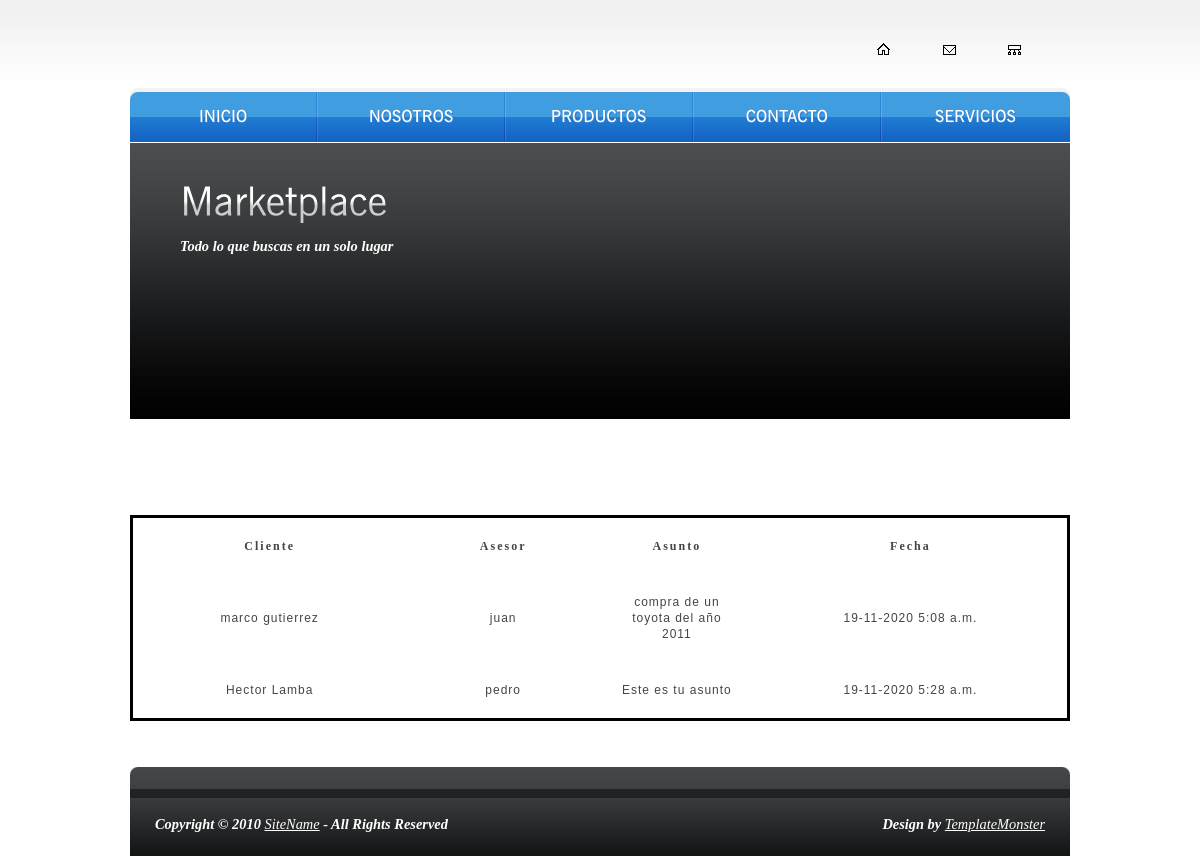
Screenshot of /contrata/listar/ with the database file from the repository.
### main/models.py (models this page shows)
class Contrata(models.Model):
    asunto = models.CharField(max_length=200)
    fecha = models.DateTimeField(auto_now_add=True)
    asesor = models.ForeignKey(Asesor, on_delete=models.PROTECT)
    cliente = models.ForeignKey(Cliente, on_delete=models.PROTECT)

class Cliente(models.Model):
    nombre = models.CharField(max_length=50)
    apellido = models.CharField(max_length=50)
    telefono = models.CharField(max_length=9)
    direccion = models.CharField(max_length=100)

class Asesor(models.Model):
    nombre = models.CharField(max_length=100)
    tipo_documento = models.CharField(max_length=20)
    documento = models.CharField(max_length=11)
    telefono = models.CharField(max_length=9)
    correo = models.CharField(max_length=50, null=True)
    funcion = models.CharField(max_length=200)
    precio = models.DecimalField(max_digits=19, decimal_places=2)
    foto = models.ImageField(blank=True, upload_to='asesor/')
    region = models.ForeignKey(Region, on_delete=models.PROTECT)

### main/views.py (the view)
# urls.py: path('contrata/listar/',views.listarContrata ,name="listarContrata"),
def listarContrata(request):
    contratas = Contrata.objects.all()
    context = {'contratas': contratas,}
    return render(request,'contrata/listar.html',context)

### templates/contrata/listar.html (shortened to what this page needs)
{% extends "base/base.html" %}
{% load staticfiles %}
{% block content %}
<br>
<br>
<br>
<br>
<br>
<br>
<table>
    <thead>
        <tr>
            <th>Cliente</th>
            <th>Asesor</th>
            <th>Asunto</th>
            <th>Fecha</th>
        </tr>
    </thead>
    <tbody>
        {% for contrata in contratas %}
        <tr>
            <td>{{ contrata.cliente.nombre }} {{ contrata.cliente.apellido }}</td>
            <td>{{ contrata.asesor.nombre }}</td>
            <td>{{ contrata.asunto }}</td>
            <td>{{contrata.fecha|date:"d-m-Y P" }}</td>
        </tr>
        {% endfor %}
    </tbody>
</table>
<br>
{% endblock %}

### static/css/style.css (style rules this page uses)
* { margin:0; padding:0; }
html { min-width:940px; }
body { background:url(../images/tail-top.gif) repeat-x left top #fff; font-family:Tahoma, Arial, helvetica, sans-serif; font-size:100%; line-height:1em; color:#454545; min-width:940px; }

### templates/contrata/listar.html (style rules this page uses)
table { table-layout: fixed; width: 100%; border-collapse: collapse; border: 3px solid black; }
thead th:nth-child(1) { width: 30%; }
thead th:nth-child(2) { width: 20%; }
thead th:nth-child(3) { width: 15%; }
thead th:nth-child(4) { width: 35%; }
th, td { padding: 20px; }
html { font-family: 'helvetica neue', helvetica, arial, sans-serif; }
thead th, tfoot th { font-family: 'Rock Salt', cursive; }
th { letter-spacing: 2px; }
td { letter-spacing: 1px; }
tbody td { text-align: center; }

### rows the page displays
Contrata: cliente.nombre "marco", cliente.apellido "gutierrez", asesor.nombre "juan", asunto "compra de un toyota del año 2011", fecha "19-11-2020 5:08 a.m."
Contrata: cliente.nombre "Hector", cliente.apellido "Lamba", asesor.nombre "pedro", asunto "Este es tu asunto", fecha "19-11-2020 5:28 a.m."
